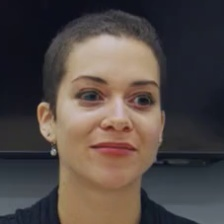
#> input picture backend/data/train_dataset_test/fake/fake_DeepFakeDetection_01_02__meeting_serious__YVGY8LOK_f00000.jpg, 224 x 224 px
$ python -i hybrid_forensics.py   (imports and definitions only)   (older library calls are emulated)
#> lines starting #> are read from the running program, lines starting #| are printed output that depends on the picture; after the words box and inside, x2 and y2 are one past the last pixel; in counts of white or black regions, pixels touching at a corner belong together
### backend/app/ai/face_detector.py
from pathlib import Path

import cv2
import numpy as np

from app.core.config import settings


def _load_face_detector():
    cascade_path = Path(cv2.data.haarcascades) / "haarcascade_frontalface_default.xml"
    detector = cv2.CascadeClassifier(str(cascade_path))
    return detector if not detector.empty() else None


FACE_DETECTOR = _load_face_detector()


def detect_largest_face(frame: np.ndarray) -> tuple[int, int, int, int] | None:
    if frame is None or frame.size == 0 or FACE_DETECTOR is None:
        return None

    gray = cv2.cvtColor(frame, cv2.COLOR_BGR2GRAY)
    faces = FACE_DETECTOR.detectMultiScale(
        gray,
        scaleFactor=1.1,
        minNeighbors=5,
        minSize=(48, 48),
    )
    if len(faces) == 0:
        return None

    x, y, width, height = max(faces, key=lambda box: box[2] * box[3])
    return int(x), int(y), int(width), int(height)


# [55 lines left out: functions crop_face_or_frame, save_face_crop, not called in this run]

### backend/app/core/config.py
import os
from functools import lru_cache
from pathlib import Path

from dotenv import load_dotenv

BACKEND_ROOT = Path(__file__).resolve().parents[2]
load_dotenv(BACKEND_ROOT / ".env")


class Settings:
    APP_NAME: str = os.getenv("APP_NAME", "DeepShield AI Pro")
    API_PREFIX: str = os.getenv("API_PREFIX", "/api")
    APP_VERSION: str = os.getenv("APP_VERSION", "1.0.0")
    APP_DESCRIPTION: str = os.getenv(
        "APP_DESCRIPTION",
        "Deepfake Detection Platform using EfficientNet-B0, Grad-CAM and Groq AI",
    )
    ENVIRONMENT: str = os.getenv("ENVIRONMENT", "development")

    MODEL_PATH: str = os.getenv(
        "MODEL_PATH",
        "models/efficientnet_deepfake_thisperson.keras"
    )
    IMAGE_MODEL_SIZE: int = int(os.getenv("IMAGE_MODEL_SIZE", "224"))
    FAKE_THRESHOLD: float = float(os.getenv("FAKE_THRESHOLD", "0.58"))
    REVIEW_MARGIN: float = float(os.getenv("REVIEW_MARGIN", "0.08"))
    SUSPICIOUS_FRAME_THRESHOLD: float = float(os.getenv("SUSPICIOUS_FRAME_THRESHOLD", "0.55"))
    FORENSIC_STRICT_THRESHOLD: float = float(os.getenv("FORENSIC_STRICT_THRESHOLD", "58"))
    REQUIRE_MODEL_IN_PRODUCTION: bool = os.getenv("REQUIRE_MODEL_IN_PRODUCTION", "true").lower() in {
        "1",
        "true",
        "yes",
        "on",
    }
    VIDEO_MODEL_PATH: str = os.getenv(
        "VIDEO_MODEL_PATH",
        "models/video_deepfake.keras"
    )
    TRAINING_HISTORY_PATH: str = os.getenv(
        "TRAINING_HISTORY_PATH",
        "training_logs/video_temporal/history.csv"
    )
    VIDEO_SEQUENCE_LENGTH: int = int(os.getenv("VIDEO_SEQUENCE_LENGTH", "4"))
    VIDEO_IMAGE_SIZE: int = int(os.getenv("VIDEO_IMAGE_SIZE", "128"))

    UPLOAD_DIR: str = os.getenv("UPLOAD_DIR", "storage/uploads")
    FRAME_DIR: str = os.getenv("FRAME_DIR", "storage/frames")
    FACE_DIR: str = os.getenv("FACE_DIR", "storage/faces")
    HEATMAP_DIR: str = os.getenv("HEATMAP_DIR", "storage/heatmaps")
    REPORT_DIR: str = os.getenv("REPORT_DIR", "storage/reports")
    DATABASE_URL: str = os.getenv("DATABASE_URL", "sqlite:///data/deepshield.db")

    CHATBOT_PROVIDER: str = os.getenv("CHATBOT_PROVIDER", "groq")
    OLLAMA_BASE_URL: str = os.getenv("OLLAMA_BASE_URL", "http://127.0.0.1:11434")
    OLLAMA_MODEL: str = os.getenv("OLLAMA_MODEL", "llama3.1:8b")
    GROQ_API_KEY: str = os.getenv("GROQ_API_KEY", "")
    GROQ_BASE_URL: str = os.getenv("GROQ_BASE_URL", "https://api.groq.com/openai/v1")
    GROQ_MODEL: str = os.getenv("GROQ_MODEL", "llama-3.1-8b-instant")
    GEMINI_API_KEY: str = os.getenv("GEMINI_API_KEY", "")
    GEMINI_BASE_URL: str = os.getenv("GEMINI_BASE_URL", "https://generativelanguage.googleapis.com/v1beta")
    GEMINI_MODEL: str = os.getenv("GEMINI_MODEL", "gemini-2.5-flash")

    CORS_ORIGINS: list[str] = [
        origin.strip()
        for origin in os.getenv(
            "CORS_ORIGINS",
            "http://localhost:5173,http://localhost:5174,http://localhost:5175,"
            "http://127.0.0.1:5173,http://127.0.0.1:5174,http://127.0.0.1:5175",
        ).split(",")
        if origin.strip()
    ]

    MAX_UPLOAD_SIZE: int = int(os.getenv("MAX_UPLOAD_SIZE", str(200 * 1024 * 1024)))

    @property
    def is_development(self) -> bool:
        return self.ENVIRONMENT.lower() == "development"

    # [10 lines left out: function ensure_storage_dirs, not called in this run]


@lru_cache
def get_settings() -> Settings:
    return Settings()


settings = get_settings()

### backend/app/ai/hybrid_forensics.py
from pathlib import Path
from time import perf_counter

import cv2
import numpy as np
from PIL import ExifTags, Image

from app.ai.labels import decision_payload
from app.ai.face_detector import detect_largest_face
from app.core.config import settings

AI_SOFTWARE_HINTS = (
    "gemini",
    "midjourney",
    "stable diffusion",
    "stability",
    "dall",
    "openai",
    "firefly",
    "leonardo",
    "comfyui",
    "automatic1111",
    "invokeai",
)

STRICT_SUSPICION_THRESHOLD = settings.FORENSIC_STRICT_THRESHOLD


def run_hybrid_forensics(file_path: str, frame_paths: list[str] | None = None) -> dict:
    frame_paths = frame_paths or []
    image_paths = [file_path] if _is_image(file_path) else frame_paths[:5]
    image_paths = [path for path in image_paths if path]

    timings = {}
    stage_started = perf_counter()
    metadata = analyze_metadata(file_path)
    timings["metadataForensicsMs"] = round((perf_counter() - stage_started) * 1000, 2)

    stage_started = perf_counter()
    frequency_items = [analyze_frequency(path) for path in image_paths]
    timings["frequencyAnalysisMs"] = round((perf_counter() - stage_started) * 1000, 2)

    stage_started = perf_counter()
    artifact_items = [analyze_artifacts(path) for path in image_paths]
    timings["artifactDetectionMs"] = round((perf_counter() - stage_started) * 1000, 2)

    frequency = _aggregate_scores("frequency", frequency_items, "FFT Frequency Analysis")
    artifacts = _aggregate_scores("artifacts", artifact_items, "AI Artifact Detection")
    generated_portrait = analyze_generated_portrait(file_path, metadata, frequency, artifacts)

    component_scores = [metadata["score"], frequency["score"], artifacts["score"], generated_portrait["score"]]
    strong_components = sum(1 for score in component_scores if score >= STRICT_SUSPICION_THRESHOLD)
    ensemble_bonus = 10 if strong_components >= 2 else 0
    generated_media_bonus = (
        15
        if metadata["score"] >= 70 and frequency["score"] >= 40 and generated_portrait["score"] >= 40
        else 0
    )
    risk_score = round(
        min(
            100,
            (0.30 * metadata["score"])
            + (0.23 * frequency["score"])
            + (0.30 * artifacts["score"])
            + (0.17 * generated_portrait["score"])
            + ensemble_bonus
            + generated_media_bonus,
        ),
        2,
    )
    signals = metadata["signals"] + frequency["signals"] + artifacts["signals"] + generated_portrait["signals"]
    if generated_media_bonus:
        signals.append("Multiple moderate generated-media signals reinforce the AI-generated portrait suspicion")

    return {
        "metadata": metadata,
        "frequency": frequency,
        "artifacts": artifacts,
        "generatedPortrait": generated_portrait,
        "riskScore": risk_score,
        "strictMode": True,
        "strongComponentCount": strong_components,
        "generatedMediaBonus": generated_media_bonus,
        "signals": signals[:10],
        "processingTimes": timings,
    }


# [43 lines left out: function fuse_deepfake_and_forensics, not called in this run]


def analyze_metadata(file_path: str) -> dict:
    signals = []
    score = 0.0
    fields = {}

    try:
        with Image.open(file_path) as image:
#> image is the input picture: PIL image 224x224 RGB; mean R, G, B 81.2, 71.9, 68.7
            raw_exif = image.getexif()
            if raw_exif:
                for key, value in raw_exif.items():
                    label = ExifTags.TAGS.get(key, str(key))
                    fields[label] = str(value)[:160]
            info = {key: str(value)[:160] for key, value in image.info.items() if key.lower() not in {"icc_profile"}}
#> info = {'jfif': '257', 'jfif_version': '(1, 1)', 'jfif_unit': '0', 'jfif_density': '(1, 1)'}
            fields.update(info)
    except Exception as exc:
        signals.append(f"Metadata could not be parsed: {exc}")
        score += 15

    software = " ".join(str(fields.get(key, "")) for key in ("Software", "Creator", "Description", "parameters", "comment")).lower()
    if any(hint in software for hint in AI_SOFTWARE_HINTS):
        signals.append("Metadata software field contains AI-generation tool hint")
        score += 95

    filename = Path(file_path).name.lower()
    if any(hint in filename for hint in AI_SOFTWARE_HINTS):
        signals.append("Filename contains AI-generation tool hint")
        score += 85

    camera_fields = ["Make", "Model", "LensModel", "DateTimeOriginal", "FocalLength", "ExposureTime"]
    present_camera_fields = [field for field in camera_fields if fields.get(field)]
#> present_camera_fields = []
#> in run_hybrid_forensics, `metadata = analyze_metadata(file_path)`: metadata = 4 items
    if not fields:
        signals.append("No EXIF metadata found; many camera originals include capture metadata")
        score += 55
    elif len(present_camera_fields) <= 1:
        signals.append("Camera capture metadata is sparse or missing")
        score += 35

    if Path(file_path).suffix.lower() in {".png", ".webp"} and not present_camera_fields:
        signals.append("Image format and metadata pattern are consistent with exported/generated media")
        score += 18

    if fields and not fields.get("DateTimeOriginal") and not fields.get("DateTimeDigitized"):
        signals.append("Original capture timestamp is missing")
        score += 12

    if not signals:
        signals.append("Metadata does not contain strong AI-generation indicators")

    return {
        "name": "Metadata Forensics",
        "score": round(min(score, 100), 2),
        "signals": signals,
        "fields": fields,
    }


def analyze_frequency(file_path: str) -> dict:
    image = cv2.imread(str(file_path), cv2.IMREAD_GRAYSCALE)
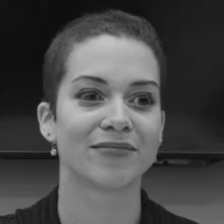
#> image: shape (224, 224); min 12, max 195, mean 74.3
    if image is None:
        return {"score": 0, "signals": ["FFT skipped because image could not be read"]}

    image = cv2.resize(image, (512, 512), interpolation=cv2.INTER_AREA)
#> image: shape (512, 512)
    spectrum = np.fft.fftshift(np.fft.fft2(image.astype(np.float32)))
    magnitude = np.log1p(np.abs(spectrum))
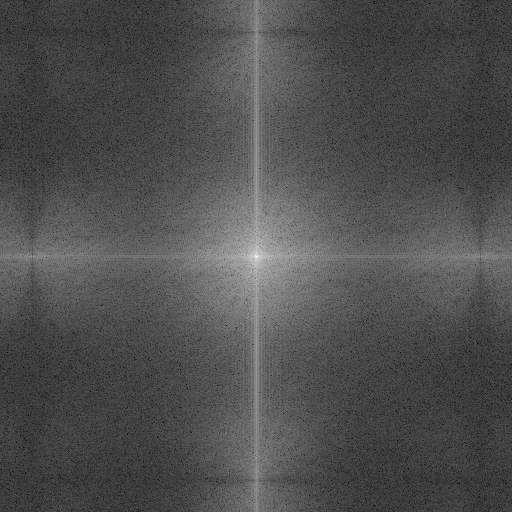
#> magnitude: shape (512, 512) float64; min 0.418, max 16.78, mean 5.53; drawn with min black and max white
    magnitude = cv2.normalize(magnitude, None, 0, 1, cv2.NORM_MINMAX)

    height, width = magnitude.shape
    y, x = np.indices((height, width))
    center_y, center_x = height // 2, width // 2
    radius = np.sqrt((x - center_x) ** 2 + (y - center_y) ** 2)
    max_radius = np.max(radius)

    high_band = magnitude[radius > max_radius * 0.62]
    mid_band = magnitude[(radius > max_radius * 0.22) & (radius <= max_radius * 0.62)]
    low_band = magnitude[radius <= max_radius * 0.22]
#> low_band = 19933 values, max 1 at index 9966, min 0.127 at index 19329, mean 0.493

    high_ratio = float(np.mean(high_band) / (np.mean(mid_band) + 1e-6))
#> high_ratio = 0.809
    grid_energy = float(np.std(np.mean(magnitude, axis=0)) + np.std(np.mean(magnitude, axis=1)))
#> grid_energy = 0.114
    radial_smoothness = float(1.0 / (np.std(mid_band) + 1e-6))
#> radial_smoothness = 14.36

    high_signal = np.clip((high_ratio - 0.72) / 0.36, 0, 1)
#> high_signal = 0.247
    grid_signal = np.clip((grid_energy - 0.055) / 0.14, 0, 1)
#> grid_signal = 0.424
    smooth_signal = np.clip((radial_smoothness - 4.8) / 7.2, 0, 1)
#> smooth_signal = 1
    score = float((0.42 * high_signal + 0.30 * grid_signal + 0.28 * smooth_signal) * 100)
#> score = 51.07
#> in run_hybrid_forensics, `frequency_items = [analyze_frequency(path) for path in image_paths]`: frequency_items = 1 item

    signals = []
    if high_signal > 0.35:
        signals.append("FFT shows elevated high-frequency synthetic residuals")
    if grid_signal > 0.35:
        signals.append("Frequency spectrum contains grid-like periodic energy")
    if smooth_signal > 0.35:
        signals.append("Frequency bands are unusually smooth for natural camera capture")
    if not signals:
        signals.append("FFT spectrum does not show strong synthetic frequency artifacts")

    return {
        "score": round(score, 2),
        "signals": signals,
        "features": {
            "highFrequencyRatio": round(high_ratio, 4),
            "gridEnergy": round(grid_energy, 4),
            "radialSmoothness": round(radial_smoothness, 4),
            "lowBandMean": round(float(np.mean(low_band)), 4),
        },
    }


def _edge_chroma_features(image: np.ndarray) -> dict:
    rgb = cv2.cvtColor(image, cv2.COLOR_BGR2RGB).astype(np.float32)
    gray = cv2.cvtColor(image, cv2.COLOR_BGR2GRAY)
    edges = cv2.Canny(gray, 70, 170) > 0
    if not np.any(edges):
        return {"edgeChroma": 0.0, "backgroundChroma": 0.0, "edgeChromaLift": 0.0}

    red, green, blue = rgb[:, :, 0], rgb[:, :, 1], rgb[:, :, 2]
    chroma_delta = (np.abs(red - green) + np.abs(blue - green)) / 510.0
    dilated_edges = cv2.dilate(edges.astype(np.uint8), np.ones((3, 3), np.uint8)) > 0
    background = ~dilated_edges
    edge_chroma = float(np.mean(chroma_delta[dilated_edges]))
    background_chroma = float(np.mean(chroma_delta[background])) if np.any(background) else 0.0
    return {
        "edgeChroma": edge_chroma,
        "backgroundChroma": background_chroma,
        "edgeChromaLift": max(0.0, edge_chroma - background_chroma),
    }


def analyze_generated_portrait(file_path: str, metadata: dict, frequency: dict, artifacts: dict) -> dict:
    image = cv2.imread(str(file_path))
    if image is None:
        return {"score": 0, "signals": ["Generated portrait analysis skipped because image could not be read"]}

    image = cv2.resize(image, (512, 512), interpolation=cv2.INTER_AREA)
    face_box = detect_largest_face(image)
    if face_box is None:
        return {
            "score": 0,
            "signals": ["Generated portrait analysis skipped because no clear face was detected"],
            "features": {"faceDetected": False},
        }

    x, y, width, height = face_box
    face_area_ratio = float((width * height) / (image.shape[0] * image.shape[1]))
    face_crop = image[y : y + height, x : x + width]
    gray_face = cv2.cvtColor(face_crop, cv2.COLOR_BGR2GRAY)
    high_pass = cv2.absdiff(gray_face, cv2.GaussianBlur(gray_face, (0, 0), 2.0))
    face_residual_std = float(np.std(high_pass))
    face_lap_var = float(cv2.Laplacian(gray_face, cv2.CV_64F).var())
    edge_chroma = _edge_chroma_features(image)

    metadata_signal = np.clip(float(metadata.get("score", 0)) / 75.0, 0, 1)
    artifact_signal = np.clip(float(artifacts.get("score", 0)) / 70.0, 0, 1)
    frequency_signal = np.clip(float(frequency.get("score", 0)) / 70.0, 0, 1)
    portrait_signal = np.clip((face_area_ratio - 0.12) / 0.18, 0, 1)
    smooth_face_signal = np.clip((11.0 - face_residual_std) / 11.0, 0, 1)
    edge_chroma_signal = np.clip((edge_chroma["edgeChromaLift"] - 0.018) / 0.055, 0, 1)
    sharp_face_signal = np.clip((face_lap_var - 130) / 520, 0, 1)

    score = float(
        (
            0.18 * metadata_signal
            + 0.18 * artifact_signal
            + 0.14 * frequency_signal
            + 0.14 * portrait_signal
            + 0.18 * smooth_face_signal
            + 0.12 * edge_chroma_signal
            + 0.06 * sharp_face_signal
        )
        * 100
    )

    signals = []
    if metadata_signal > 0.45:
        signals.append("Portrait image lacks strong camera provenance metadata")
    if smooth_face_signal > 0.35:
        signals.append("Face texture is unusually smooth for a natural camera portrait")
    if edge_chroma_signal > 0.35:
        signals.append("Color fringing around high-contrast edges is elevated")
    if artifact_signal > 0.45 or frequency_signal > 0.45:
        signals.append("Portrait-level forensic signals align with generated image patterns")
    if not signals:
        signals.append("Generated portrait consistency did not find strong synthetic portrait signals")

    return {
        "name": "Generated Portrait Consistency",
        "score": round(min(score, 100), 2),
        "signals": signals,
        "features": {
            "faceDetected": True,
            "faceAreaRatio": round(face_area_ratio, 4),
            "faceResidualStd": round(face_residual_std, 4),
            "faceLaplacianVariance": round(face_lap_var, 4),
            "edgeChroma": round(edge_chroma["edgeChroma"], 4),
            "backgroundChroma": round(edge_chroma["backgroundChroma"], 4),
            "edgeChromaLift": round(edge_chroma["edgeChromaLift"], 4),
        },
    }


def analyze_artifacts(file_path: str) -> dict:
    image = cv2.imread(str(file_path))
#> image: shape (224, 224, 3)
    if image is None:
        return {"score": 0, "signals": ["Artifact analysis skipped because image could not be read"]}

    image = cv2.resize(image, (384, 384), interpolation=cv2.INTER_AREA)
#> image: shape (384, 384, 3)
    gray = cv2.cvtColor(image, cv2.COLOR_BGR2GRAY)
    hsv = cv2.cvtColor(image, cv2.COLOR_BGR2HSV)
#> hsv: shape (384, 384, 3); mean H, S, V 73.5, 76.3, 88.1

    lap_var = float(cv2.Laplacian(gray, cv2.CV_64F).var())
#> lap_var = 22.11
    high_pass = cv2.absdiff(gray, cv2.GaussianBlur(gray, (0, 0), 2.0))
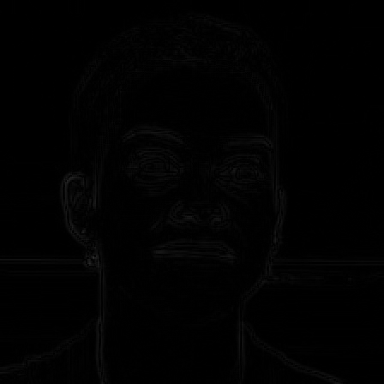
#> high_pass: shape (384, 384); min 0, max 46, mean 1.4
    residual_std = float(np.std(high_pass))
#> residual_std = 2.68
    saturation_std = float(np.std(hsv[:, :, 1]))
#> saturation_std = 32.99
    local_std = cv2.blur((gray.astype(np.float32) - cv2.blur(gray.astype(np.float32), (17, 17))) ** 2, (17, 17))
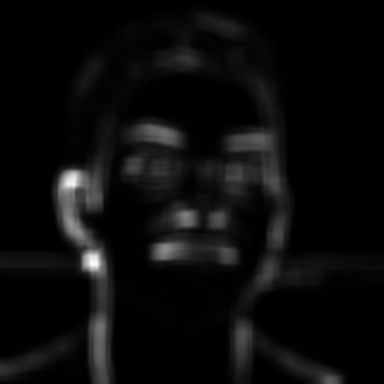
#> local_std: shape (384, 384) float32; min 0, max 1444.3, mean 67.2; drawn with min black and max white
    smooth_area_ratio = float(np.mean(local_std < 28))
#> smooth_area_ratio = 0.625
    edge_density = float(np.mean(cv2.Canny(gray, 80, 180) > 0))
#> edge_density = 0.0114
    edge_chroma = _edge_chroma_features(image)
#> in _edge_chroma_features, `rgb = cv2.cvtColor(image, cv2.COLOR_BGR2RGB).astype(np.float32)`:
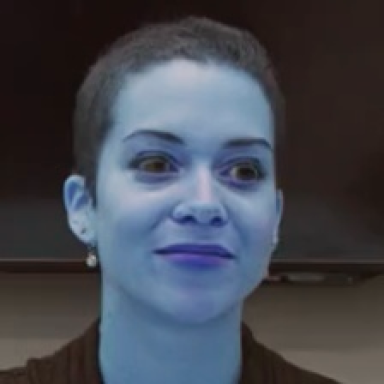
#> rgb: shape (384, 384, 3) float32; mean B, G, R 81.2, 71.9, 68.6
#> in _edge_chroma_features, `edges = cv2.Canny(gray, 70, 170) > 0`:
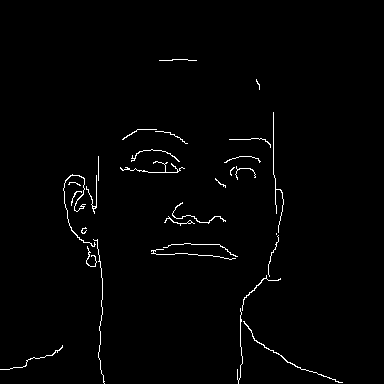
#> edges: shape (384, 384) bool; 1.3% white in thin lines or dots, all inside (x1, y1, x2, y2) = (0, 59, 343, 384)
#> in _edge_chroma_features, `red, green, blue = rgb[:, :, 0], rgb[:, :, 1], rgb[:, :, 2]`:
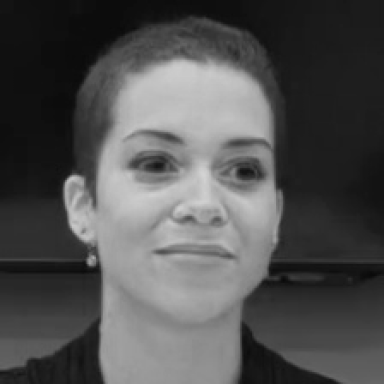
#> red: shape (384, 384) float32; min 9, max 211, mean 81.2
#> (the rest of the program and of its run is left out)
